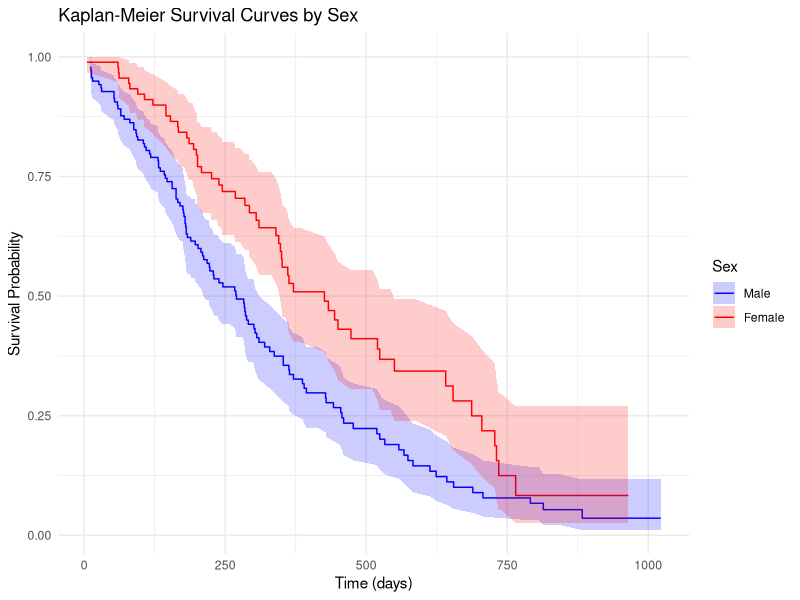
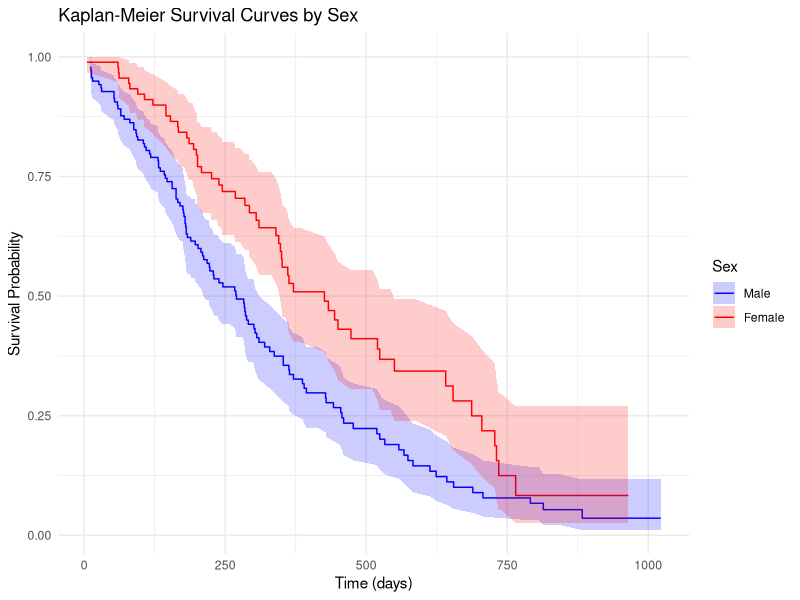

Source code (R) for these figures, in order:
### Assignment 9.2 - Franziska Rogg 
### Survival Analysis

library(carData)
library(MASS)
library(nnet)
library(pscl)
library(AER)
library(marginaleffects)
library(tidyverse)
library(survival)
library(broom)
library(ggplot2)
lung = lung
setwd('/Users/Franzi/Desktop/AQMSS - RSTUDIO/AQMSS2_2026_RSTUDIO/assignment9')


#We now analyze time-to-event data using the lung dataset from the survival package, which contains survival times for patients with advanced lung cancer from the North Cen- tral Cancer Treatment Group. 
#The outcome of interest is time from enrollment to death. 
#Some patients are still alive at the end of the study — they are right-censored. 
#Recall from class that ignoring censoring (e.g., dropping censored observations or treating them as events) produces biased estimates, which motivates the use of survival models.

#-------------------------------------------------------------------------------
##1. Kaplan-Meier Survival curves
#-------------------------------------------------------------------------------

lung$dead = lung$status -1

#a) 
summary(lung)
nrow(lung) #total number of observations: 228
table(lung$dead) #63 censored, 165 dead (number of deaths)
63/228 #=> 27.6% are censored 
#This means that almost 28% percent live longer than the study times, however it does not mean that this is the survival rate!


#b) Estimation of overall Kaplan-Meier survival curve
m_surv = survfit(Surv(time, dead) ~ 1, data = lung)
summary(m_surv) #The summary() output shows, at each event time, the number at risk, the number of events, the estimated survival probability, and the confidence interval. In a comment, report the estimated median survival tim
m_surv

#Median survival time: 310
#This number means that 50% of the patients died by day 310


#c) 
m_surv_sex = survfit(Surv(time, dead) ~ sex, data = lung)
summary(m_surv_sex)
surv_sex_df = tidy(m_surv_sex)

#Plot
ggplot(surv_sex_df, aes(x = time, y = estimate, color = strata, fill = strata)) +
  geom_step() +
  geom_ribbon(aes(ymin = conf.low, ymax = conf.high), alpha = 0.2, color = NA) +
  labs(title = "Kaplan-Meier Survival Curves by Sex",
       x = "Time (days)",
       y = "Survival Probability",
       color = "Sex", fill = "Sex") +
  scale_color_manual(values = c("sex=1" = "blue", "sex=2" = "red"),
                     labels = c("Male", "Female")) +
  scale_fill_manual(values = c("sex=1" = "blue", "sex=2" = "red"),
                    labels = c("Male", "Female")) +
  theme_minimal()

ggsave("surv_by_sex.pdf", width = 6, height = 4)


#Log-rank test
survdiff(Surv(time, dead) ~ sex, data = lung)

#The log-rank test tests whether men and women die at the same rate over time or is it different for one group.
#The p-value of the log-rank test is p = 0.001, which means it is significant
#Survival curves between men and women are statistically significantly different. 
#Females survive significantly longer than males. Males experienced more deaths than expected (112 vs 91.6) while females experienced fewer (53 vs 73.4). 



#-------------------------------------------------------------------------------
##2. Cox proportional hazards model
#-------------------------------------------------------------------------------

#a) Fitting cox proportional hazard model 
m_coxph = coxph(Surv(time, dead) ~ age + sex + ph.ecog, data = lung)
summary(m_coxph)

#The output shows both raw coefficients (log-hazard scale) and exponentiated coefficients (hazard ratios).
#Recall from class: a hazard ratio below 1 means lower hazard (longer survival), above 1 means higher hazard (shorter survival). 
#What does the hazard ratio for sex tell us about survival differences between men and women? Is it statistically significant?

#Hazard ratio (exponentiated coefficient) for sex:  0.575445 
#For a one-unit increase of sex, therefore for women, the hazard ratio is below 1 meaning lower hazard and therefore longer survival!
#The p-value(<0.001) shows that this is statistically significant. 

#b) Interpretation of the hazard ratio for ph.ecog
#Hazard ratio ph.ecog: 1.589991 > 1 => higher hazard and shorter survival 
#For one-unit increase in this variable, meaning the more activity/performance decreases toward being fully bedridden, is associated with a 59% higher hazard of death!

#c) The Cox model assumes proportional hazards: the effect of each covariate is constant over time
#To test this assumption: 

cox.zph(m_coxph)
#age      0.66
#sex      0.13
#ph.ecog  0.15
#GLOBAL   0.22

#All p-values are not significant and therefore none of the covariates violates the assumption of proportional hazard. 
#This means that all effects can be assumed to be constant over time, the effect of e.g. age does not increase/decrease over time. 

#d) 
#The Kaplan-Meier analysis did suggest that looking at both sexes separately does make sense since the survival curves are statistically significantly different. 
#Significant predictors in the cox model: age and ph.ecog, both positive; sex is not significant
#The proportional hazard assumption holds, as the high p-values fo the cox.zph test show. None of the covariate's effect diminishes/increases over time. 
